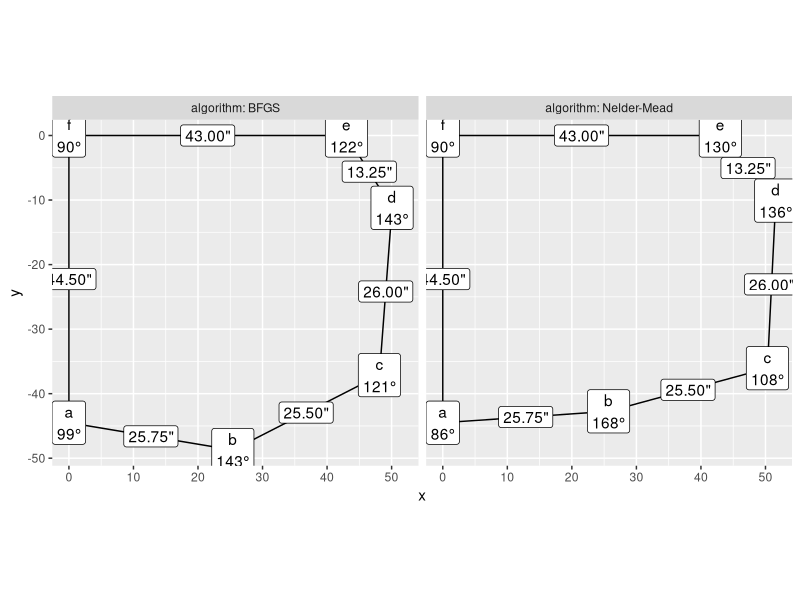
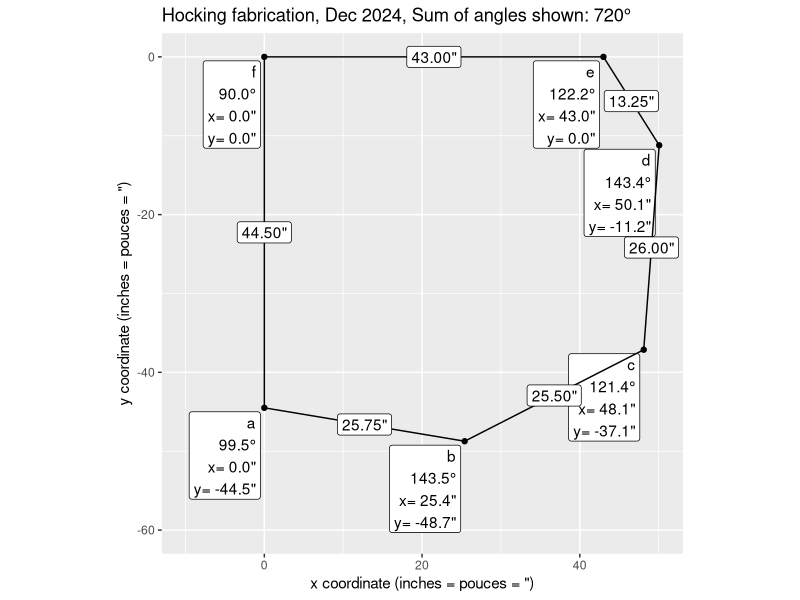

These charts were generated, in order, by the following R code:
init.par <- c(xb=25,yb=-50,xc=50,yc=-40,xd=60,yd=-20)
fun <- function(x){
  term <- function(xpos,xneg,ypos,yneg,target){
    (sqrt((xpos-xneg)^2+(ypos-yneg)^2)-target)^2
  }
  with(as.list(x),{
    term(xb,0,-44.5,yb,25.75)+
      term(xc,xb,yc,yb,25.5)+
      term(xd,xc,yd,yc,26)+
      term(xd,43,0,yd,13.25)
  })
}
result <- optimx::optimx(init.par,fun)
library(data.table)
result.dt <- data.table(
  result,
  xa=0, ya=-44.5, xe=43, ye=0, xf=0, yf=0,
  algorithm=rownames(result))
result.long <- melt(
  result.dt,
  measure.vars=measure(coord, point, pattern="([xy])([a-f])"),
  value.name="pos")
result.wide <- dcast(
  result.long,
  algorithm + point ~ coord,
  value.var="pos")

angle.dt <- result.wide[, {
  more <- .SD[c(1:.N,1:2)]
  i <- seq(2, nrow(more)-1)
  before <- more[i-1,.(x,y)]
  here <- more[i,.(x,y)]
  after <- more[i+1,.(x,y)]
  h <- function(a,b)sqrt(rowSums((a-b)^2))
  A=h(before,here)
  B=h(after,here)
  C=h(before,after)
  radians <- acos((A^2+B^2-C^2)/(2*A*B))
  data.table(more[i], degrees=360*radians/(2*pi))
}, by=algorithm]
dist.dt <- result.wide[, {
  more <- .SD[c(1:.N,1)]
  i <- seq(2, nrow(more))
  before <- more[i-1,.(x,y)]
  here <- more[i,.(x,y)]
  h <- function(a,b)sqrt(rowSums((a-b)^2))
  data.table((before+here)/2, dist=h(before,here))
}, by=algorithm]
library(ggplot2)
ggplot()+
  geom_polygon(aes(
    x,y),
    fill=NA,
    color="black",
    data=angle.dt)+
  geom_label(aes(
    x,y,label=paste0(point,"\n",as.integer(degrees),"°")),
    data=angle.dt)+
  geom_label(aes(
    x,y,label=sprintf('%.2f"',dist)),
    data=dist.dt)+
  facet_grid(. ~ algorithm, labeller=label_both)+
  coord_equal()

only <- function(DT)DT[algorithm=="BFGS"]
angle.show <- only(angle.dt)[, round.degrees := round(degrees,1)][]
dist.show <- only(dist.dt)
off <- 0.5
gg <- ggplot()+
  ggtitle(paste0(
    "Hocking fabrication, Dec 2024, Sum of angles shown: ",
    sum(angle.show$round.degrees),
    "°"))+
  geom_label(aes(
    x-off,y-off,label=sprintf('%s\n%.1f°\nx= %.1f"\ny= %.1f"',point,degrees,x,y)),
    hjust=1,
    vjust=1,
    data=angle.show)+
  geom_polygon(aes(
    x,y),
    fill=NA,
    color="black",
    data=angle.show)+
  geom_point(aes(
    x,y),
    data=angle.show)+
  geom_label(aes(
    x,y,label=sprintf('%.2f"',dist)),
    data=dist.show)+
  coord_equal()+
  scale_x_continuous(
    'x coordinate (inches = pouces = ")',
    limits=c(-10,NA))+
  scale_y_continuous(
    'y coordinate (inches = pouces = ")',
    limits=c(-60,NA))
png("fire-angles.png", width=7, height=7, units="in", res=200)
print(gg)
dev.off()
